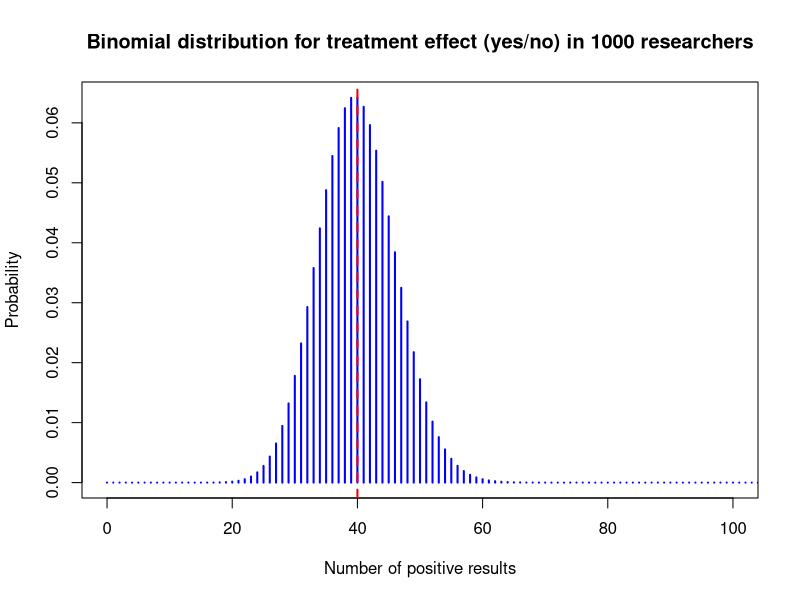

This figure's R source:
## ---- chunk 1
if (knitr::is_html_output()) {
  # Use ggplot2 to create a similar diagram in HTML output
  library(ggplot2)
  library(grid)
  
  # Create a simple Venn diagram for mutually exclusive events A and B
  grid.newpage()
  pushViewport(viewport(width = 0.8, height = 0.8))
  grid.circle(x = 0.25, y = 0.5, r = 0.3, gp = gpar(fill = "lightblue"), name = "A")
  grid.circle(x = 0.75, y = 0.5, r = 0.3, gp = gpar(fill = "pink"), name = "B")
  
 
  # Use expression() to get subscript notation
  grid.text(expression(A[1]), x = 0.25, y = 0.9, gp = gpar(fontsize = 16))
  grid.text(expression(A[2]), x = 0.75, y = 0.9, gp = gpar(fontsize = 16))
  grid.text(expression(P(A[1] * " ∩ " * A[2]) == 0), x = 0.5, y = 0.0, gp = gpar(fontsize = 16, col = "darkred"))

  
} else {
  # Render TikZ code for PDF
  cat('
  \\begin{center}
  \\begin{tikzpicture}
      % Draw circles for sets A and B
      \\draw (0,0) circle [radius=1.5] node at (0,2) {\\textbf{A}};
      \\draw (4,0) circle [radius=1.5] node at (4,2) {\\textbf{B}};
      % Text for Mutually Exclusive Title
      \\node at (2, 3.5) {\\textbf{\\Huge Mutually Exclusive}};
      % Probability equation below the circles
      \\node at (2, -2) {\\huge $P(A \\cap B) = 0$};
  \\end{tikzpicture}
  \\end{center}
  ')
}
## ---- chunk 2
# Calculate the maximum probability using binomial distribution
n <- 1000  # number of researchers
p <- 0.04  # probability of a treatment effect for each researcher

# Calculate the probabilities for each possible number of positive results
probs <- dbinom(0:n, size = n, prob = p)

# Find the number of experiments with the highest probability
max_prob_number <- which.max(probs) # index of the maximum probability starting with 1

# Show the result
max_prob_number - 1 # since we started with 0

dbinom(39:41, size = 1000, prob = 0.04) # 40 is the most likely number of positive results
## ---- chunk 3
# Plot the binomial distribution
plot(0:n, probs, type = "h", lwd = 2, col = "blue", 
     xlab = "Number of positive results", 
     ylab = "Probability", 
     xlim= c(0,100),
     main = "Binomial distribution for treatment effect (yes/no) in 1000 researchers")
abline(v = max_prob_number - 1, col = "red", lwd = 2, lty = 2)
## ---- chunk 4
# Calculate the probability of observing 137 or more positive results
1 - sum(dbinom(0:136, size = 1000, prob = 0.04))

# Compare to winning the Swiss lottery
(1/31474716)/(1 - sum(dbinom(0:136, size = 1000, prob = 0.04)))
